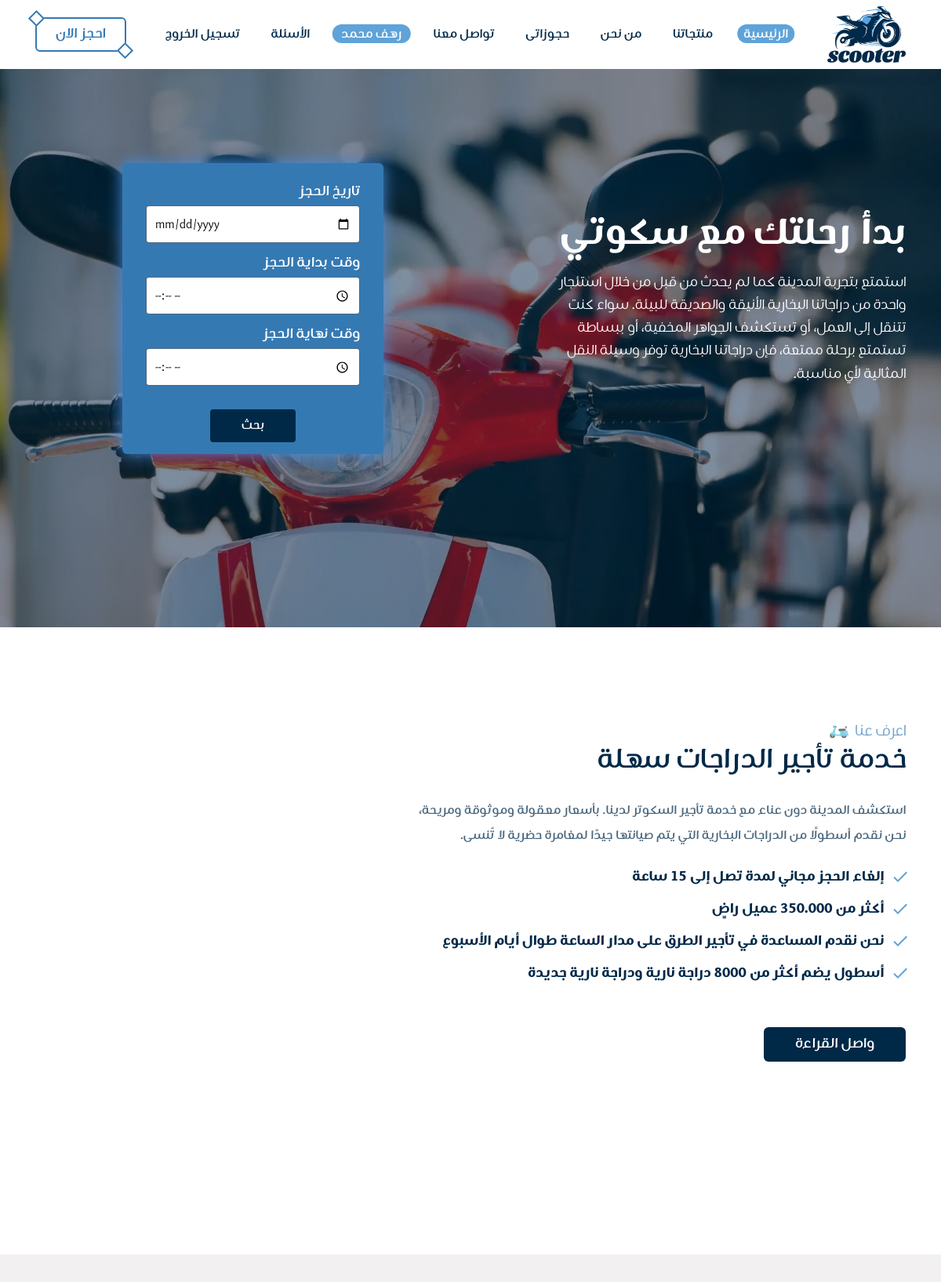
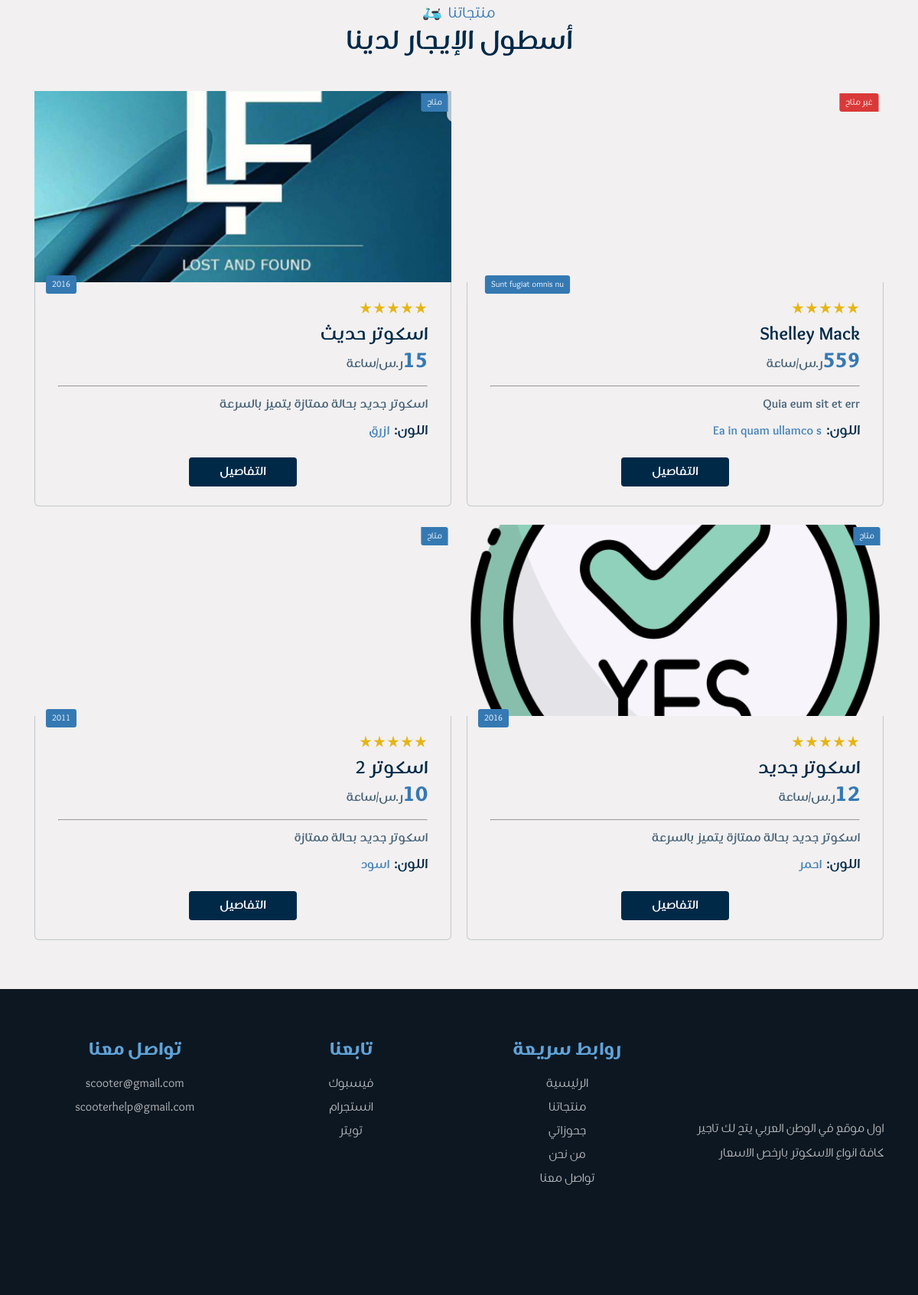
Page /index.php (signed in) on the committed database (2 pictures, top to bottom).
### tables this page shows
CREATE TABLE `scooter` (
  `scooter_id` int(10) NOT NULL,
  `scooter_name` varchar(255) NOT NULL,
  `scooter_type` varchar(255) NOT NULL,
  `scooter_model` varchar(255) NOT NULL,
  `scooter_color` varchar(250) NOT NULL,
  `scooter_brand` varchar(255) NOT NULL,
  `scooter_image` varchar(255) NOT NULL,
  `price_per_hour` int(10) NOT NULL,
  `description` text NOT NULL,
  `availability` tinyint(1) NOT NULL DEFAULT 1
);

### helper.php (called while the page is built, shortened)
<?php
if (!function_exists('runQuery')) {
    function runQuery($query)
    {
        $servername = "localhost";
        $username = "root";
        $password = "";
        $database = "scooters";
        $conn = new mysqli($servername, $username, $password, $database);
        $conn->set_charset("utf8");
        return $conn->query($query);
    }
}

### index.php (the view, shortened to what this page needs)
<?php
require 'helper.php';
require 'helper.php';
$selectAllٍScootersSql = "SELECT * FROM scooter ORDER BY scooter_id  DESC";
$selectAllScootersResult = runQuery($selectAllٍScootersSql);
?>
<!DOCTYPE html>
<html lang="ar">
<head>
     <?php
    include_once 'layout/assets/css.php';
    ?>
</head>
<body>
     <?php
    include_once 'layout/inc/header.php';
    ?>
    <main>
        <section class="hero relative ">
            <div class="imgContainer"> <img src="css/assets/images/hero-D1I4HtEm_1tGicX.webp" alt="hero img bg"
                    class="img-cover" width="1920" height="1280" loading="lazy" decoding="async"> </div>
            <div class="container">
                <div class="row items-center">
                    <div class="col-6-lg col-6-md col-12-sm">
                        <div class="boxText relative">
                            <h1 class="fs-r-60 fw-900 line-normal">بدأ رحلتك مع سكوتي</h1>
                            <p class="fs-18 mt-5 line-relaxed">
                                استمتع بتجربة المدينة كما لم يحدث من قبل من خلال استئجار واحدة من دراجاتنا
                                البخارية الأنيقة والصديقة للبيئة. سواء كنت تتنقل إلى العمل، أو تستكشف
                                الجواهر المخفية، أو ببساطة تستمتع برحلة ممتعة، فإن دراجاتنا البخارية توفر
                                وسيلة النقل المثالية لأي مناسبة.
                            </p>
                        </div>
                    </div>
                    <div class="col-6-lg col-6-md col-12-sm">
                        <div class="modelForm mx-auto round-6 relative">
                            <form action="product.php" class="">
                                <div class="formGroup relative mb-7 d-flex"><label for="dateOFDay" class="">تاريخ
                                        الحجز</label> <input type="date" name="reservation_date"
                                                             value="<?php echo $_GET['reservation_date'] ?? '' ?>"
                                                             id="dateOFDay"
                                                             class="round-4 pr-5 pl-5 undefined" required
                                                             value="2024-04-15">
                                </div>
                                <div class="formGroup relative mb-7 d-flex"><label for="startHouer" class=""> وقت
                                        بداية الحجز</label> <input type="time" name="from_time"
                                                                   value="<?php echo $_GET['from_time'] ?? '' ?>"
                                                                   required id="startHouer"
                                                                   class="round-4 pr-5 pl-5 undefined"
                                                                   placeholder="d-m-y"></div>
                                <div class="formGroup relative mb-7 d-flex"><label for="endHouer" class=""> وقت
                                        نهاية الحجز</label> <input type="time" name="to_time" id="endHouer"
                                                                   class="round-4 pr-5 pl-5 undefined" required
                                                                   placeholder="d-m-y"
                                                                   value="<?php echo $_GET['to_time'] ?? '' ?>"></div>
                                <div class="relative d-flex items-center justify-center">
                                    <button
                                            class="btn btn-base px-14 py-5 mt-8 fw-700 round-4" type="submit"
                                            aria-label="احجز الان"> بحث
                                    </button>
                                </div>
                            </form>
                        </div>
                    </div>
                </div>
            </div>
        </section>
        <section class="about">
            <div class="container">
                <div class="row ">
                    <div class="col-7-lg co-6-md col-12-sm">
                        <div class="aboutDetails">
                            <div class="mainHeading d-flex  justify-center items-start ">
                                <p class="subHead d-flex items-center fs-20"> اعرف عنا  </p>
                                <h2 class="mainHead fs-r-36"> خدمة تأجير الدراجات سهلة </h2>
                            </div>
                            <p class="py-10 fs-16 fw-700 line-big">
                                استكشف المدينة دون عناء مع خدمة تأجير السكوتر لدينا. بأسعار معقولة
                                وموثوقة ومريحة، نحن نقدم أسطولًا من الدراجات البخارية التي يتم
                                صيانتها جيدًا لمغامرة حضرية لا تُنسى.
                            </p>
                            <ul>
                                <li class="fw-900 fs-18 pb-8 pr-11"> إلغاء الحجز مجاني لمدة تصل إلى 15 ساعة </li>
                                <li class="fw-900 fs-18 pb-8 pr-11"> أكثر من 350.000 عميل راضٍ </li>
                                <li class="fw-900 fs-18 pb-8 pr-11"> نحن نقدم المساعدة في تأجير الطرق على مدار الساعة
                                    طوال أيام الأسبوع </li>
                                <li class="fw-900 fs-18 pb-8 pr-11"> أسطول يضم أكثر من 8000 دراجة نارية ودراجة نارية
                                    جديدة </li>
                            </ul>  <button class="btn btn-base round-6 mt-14 max-mb-10" type="button"
                                aria-label="on read"> <a href="AboutUs.php" class="px-14 py-5 fs-18 fw-700 "> واصل
                                    القراءة </a> </button>
                        </div>
                    </div>
                    <div class="col-5-lg co-6-md col-12-sm">
                        <div class="imgContainer"> <img src="css/assets/images/About-Bbcypqxt_ARjoh.webp" alt="about img "
                                class="round-6" width="480" height="616" loading="lazy" decoding="async"> </div>
                    </div>
                </div>
            </div>
        </section>
        <section class="products">
            <div class="mainHeading d-flex  justify-center items-center ">
                <p class="subHead d-flex items-center fs-20"> منتجاتنا <svg width="1em" height="1em"
                        viewBox="0 0 128 128" class="mr-4" data-icon="scooter">
                        <use xlink:href="#ai:local:scooter"></use>
                    </svg> </p>
                <h2 class="mainHead fs-r-36"> أسطول الإيجار لدينا </h2>
            </div>
            <div class="container">
                <div class="row gap-row-1">
				 <?php
                    if ($selectAllScootersResult->num_rows > 0) {
                        while ($row = $selectAllScootersResult->fetch_assoc()) {
                            ?>
                                                <div class="col-6-lg col-6-md col-12-sm">
                                <div class="card round-6 mb-10">
                                    <div class="imgContainer relative"> <img
                                            src="<?php echo $row['scooter_image']?>"
                                            alt="card image scooter " class="img-cover" width="933" height="622"
                                            loading="lazy" decoding="async">
                                        <p class="model fs-14 px-5 py-3 round-4"> <?php echo $row['scooter_model']?>   </p>
                                        <p class="status fs-14 px-5 py-3 round-4  <?php echo $row['availability']?'available':'notAvailable'?>"> <?php echo $row['availability']?'متاح':'غير متاح'?> </p>
                                    </div>
                                    <div class="cardBody round-6">
                                        <div class="rate d-flex items-center py-5"> <svg width="1em" height="1em"
                                                viewBox="0 0 24 24" data-icon="rate">
                                                <symbol id="ai:local:rate">
                                                    <path fill="currentColor"
                                                        d="m5.825 21 2.325-7.6L2 9h7.6L12 1l2.4 8H22l-6.15 4.4 2.325 7.6L12 16.3z" />
                                                </symbol>
                                                <use xlink:href="#ai:local:rate"></use>
                                            </svg> <svg width="1em" height="1em" viewBox="0 0 24 24" data-icon="rate">
                                                <use xlink:href="#ai:local:rate"></use>
                                            </svg> <svg width="1em" height="1em" viewBox="0 0 24 24" data-icon="rate">
                                                <use xlink:href="#ai:local:rate"></use>
                                            </svg> <svg width="1em" height="1em" viewBox="0 0 24 24" data-icon="rate">
                                                <use xlink:href="#ai:local:rate"></use>
                                            </svg> <svg width="1em" height="1em" viewBox="0 0 24 24" data-icon="rate">
                                                <use xlink:href="#ai:local:rate"></use>
                                            </svg> </div>
                                        <h3 class="fs-24 fw-700"><?php echo $row['scooter_name']?></h3>
                                        <p class="fs-28 fw-900 price"> <?php echo $row['price_per_hour']?><span class="fs-16 fw-700">ر.س</span><span
                                                class="fs-16 fw-700">/ساعة</span> </p>
                                        <hr class="my-6">
                                        <p class="des fw-700 line-norma"><?php echo $row['description']?></p>
                                        <ul class="d-flex items-center my-6">
                                            <li class="color fw-700 fs-18">اللون:</li>
                                            <li class="isColor fw-700"><?php echo $row['scooter_color']?></li>
                                        </ul>
                                        <div class="card-btn py-5 d-flex items-center justify-center">  <button class="btn btn-base round-4" type="button"
                                                aria-label="احجز الان"> <a href="productDetails.php?id=<?php echo $row['scooter_id']?>"
                                                    class="fs-16 fw-700 px-14 py-4">
                                                    التفاصيل
                                                </a> </button> </div>
                                    </div>
                                </div>
                            </div>
							        <?php
                        }
                    }
                    ?>
                </div>
            </div>
        </section>
    </main>
  <?php
    include_once 'layout/inc/footer.php';
    ?>
</body>
</html>

### css/assets/css/index-DMXqjYkH.css (style rules this page uses)
.products, .about { min-height: 100dvh; padding-bottom: 5vh }
.about .aboutDetails ul li:before { content: ""; transition: all .25s ease-in-out; position: absolute }
.hero .modelForm form { height: 100%; padding: 25px 30px 15px }
.hero .modelForm form .formGroup { -ms-flex-direction: column; flex-direction: column }
.hero .modelForm form .formGroup input { border: 1px solid rgba(0, 41, 72, .7); outline: 0; width: 100%; height: 48px }
.hero .modelForm form .formGroup label { color: #fff; padding-bottom: 5px; font-size: 1.125rem; font-weight: 700 }
.hero .modelForm { background-color: #3579b3; width: 60%; max-width: 100%; height: 100%; margin-top: 120px; box-shadow: 0 0 1.25rem #498fdf }
.hero { height: calc(100dvh - 88px); padding-bottom: 5vh }
.hero .imgContainer { z-index: -1; width: 100%; height: 100%; position: absolute; inset: 0 }
.hero .boxText { color: #fff; margin-top: 88px }
.hero .boxText p { width: 80%; max-width: 100% }
.hero:before { content: ""; background: #00294880; width: 100%; height: 100%; position: absolute; left: 0 }
.about { padding-top: 5vh }
.about .aboutDetails p { opacity: .7; width: 650px; max-width: 100% }
.about .aboutDetails ul li { position: relative }
.about .aboutDetails ul li:before { width: 24px; height: 24px; top: 30%; right: -5px; transform: translateY(-50%) }
.products { background-color: #f2f0f0 }
.products .mainHeading { padding: 5vh 0 }

### rows in the picture
scooter: scooter_image (picture), scooter_model "Sunt fugiat omnis nu", availability "غير متاح", scooter_name "Shelley Mack", price_per_hour "559", description "Quia eum sit et err", scooter_color "Ea in quam ullamco s"
scooter: scooter_image (picture), scooter_model "2016", availability "متاح", scooter_name "اسكوتر حديث", price_per_hour "15", description "اسكوتر جديد بحالة ممتازة يتميز بالسرعة", scooter_color "ازرق"
scooter: scooter_image (picture), scooter_model "2016", availability "متاح", scooter_name "اسكوتر جديد", price_per_hour "12", description "اسكوتر جديد بحالة ممتازة يتميز بالسرعة", scooter_color "احمر"
scooter: scooter_image (picture), scooter_model "2011", availability "متاح", scooter_name "اسكوتر 2", price_per_hour "10", description "اسكوتر جديد بحالة ممتازة", scooter_color "اسود"

### other values in the picture
$_SESSION['user']['cust_name'] "رهف محمد"
